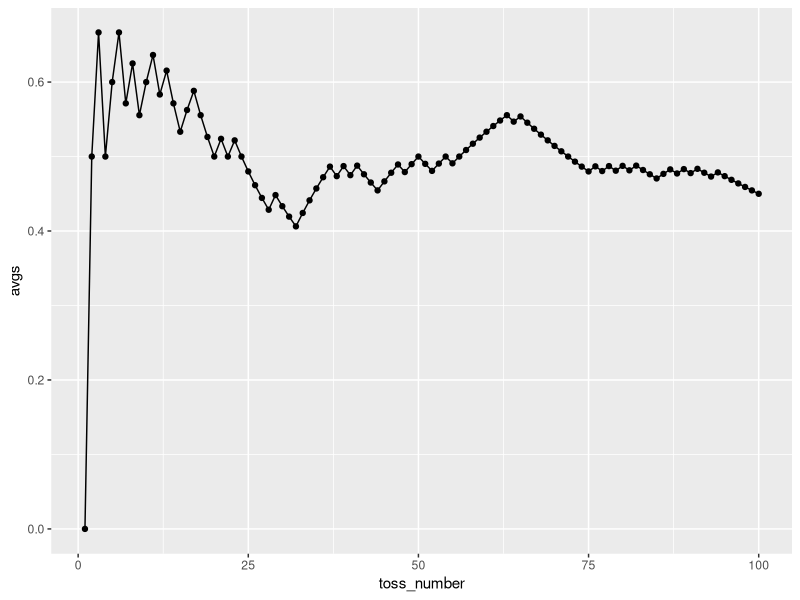

Source code (R): (Note: this script raises an error after producing the figure.)
## ---- chunk 1
# Simulating a coin flip and computing how the frequency behaves over time.
set.seed(2)
coin_flips <- rbinom(100, 1, .5)
coin_flips
## ---- chunk 2
Data <- data.frame(toss_number = (1:length(coin_flips)) , toss_result = coin_flips)
head(Data, 5)
## ---- chunk 3
frequencies <- function(vec){
  
  len_vec <- length(vec)
  
  avg <- 1:len_vec
  
  for(i in 1:len_vec){
    avg[i] <- length(which(vec[1:i]==1))/i
  }
  return(avg)
}

freq <- frequencies(coin_flips)
Data$avgs <- freq
head(Data, 5)
## ---- chunk 4
library(ggplot2)

ggplot(data=Data, aes(x=toss_number, y=avgs, group=1)) +
  geom_line()+
  geom_point()
## ---- chunk 5
# Law of Large Numbers
set.seed(2)
sum <- runif(10000, min = 0, max = 1)
mean(sum)
## ---- chunk 6
# Monte Carlo Methods
estimate_pi <- function(seed = 2, iterations = 100000000){
  set.seed(seed)
  
  x <- runif(n = iterations, min = 0, max =1)
  
  val_of_g = sqrt(1-x^2)
  
  pi_over_four = mean(val_of_g)
  
  pi <- 4 * pi_over_four
  return(pi)
}

estimate_pi()
## ---- chunk 7
# What number wins the lottery most often?
library('tidyverse')

lottery <- function(seed = 2, iterations = 15000){
  set.seed(seed)
  
  num1 <- floor(runif(n = iterations, min = 1, max = 4))
  num2 <- floor(runif(n = iterations, min = 1, max = 4))
  num3 <- floor(runif(n = iterations, min = 1, max = 4))
  
  sum <- num1 + num2 + num3
  
  ticket <- 100*num1 + 10*num2 + num3
  ticket <- as.data.frame(ticket)
  
  df <- ticket %>%
    group_by(ticket) %>%
    summarise(counts = n())
  
  df$ticket <- as.factor(df$ticket)
    p <- ggplot(df, aes(x = ticket, y = counts)) +
      geom_bar(fill = "#0073C2FF", stat='identity') + 
      theme_bw()
    print(p)
    
  return(list(df, table(sum)))
}
lottery()
## ---- chunk 8
set.seed(2)
# 1(a):
p_X_equals_7 <- dbinom(7, 15, 0.5)
p_X_equals_7
## ---- chunk 9
coin_flips <- rbinom(100000, 15, .5)
coin_flips
frequencies_7 <- function(vec) {
  occurrences_7 <- vec == 7 # Logical vector for occurrences of 7 heads
  cumsum_7 <- cumsum(occurrences_7) # Cumulative sum of occurrences
  freq_7 <- cumsum_7 / (1:length(vec)) # Calculating frequency over trials
  return(freq_7)
}
freq_7 <- frequencies_7(coin_flips)

# Plotting
plot(freq_7, type='l', xlab="Number of Experiments", ylab="Relative Frequency of X=7",
     main="Evolution of Relative Frequency for X=7 over 100,000 Repetitions")
## ---- chunk 10
E_X <- 15 * .5
observed_average <- mean(coin_flips == 7)
E_X
observed_average
## ---- chunk 11
# Standard Normal Distribution
normal_samples <- rnorm(100000)
cumulative_means <- cumsum(normal_samples) / (1:100000)
plot(cumulative_means, type='l', main="Standard Normal Distribution")
## ---- chunk 12
# Exponential Distribution (lambda = 5)
exp_samples <- rexp(100000, rate = 5)
cumulative_means_exp <- cumsum(exp_samples) / (1:100000)
plot(cumulative_means_exp, type='l', main="Exponential Distribution (lambda = 5)")
## ---- chunk 13
library(ggplot2)

# Modifying the existing lottery function to focus on sum frequencies
lottery_modified <- function(seed = 2, iterations = 15000){
  set.seed(seed)
  
  # Generating random numbers for lottery tickets
  num1 <- floor(runif(n = iterations, min = 1, max = 4))
  num2 <- floor(runif(n = iterations, min = 1, max = 4))
  num3 <- floor(runif(n = iterations, min = 1, max = 4))
  
  # Calculating the sums
  sums <- num1 + num2 + num3
  
  # Creating a dataframe of sums and calculating frequencies
  sums_df <- data.frame(Sum = sums)
  frequency_df <- sums_df %>%
    group_by(Sum) %>%
    summarise(Frequency = n()) %>%
    mutate(RelativeFrequency = Frequency / sum(Frequency)) # Adding relative frequencies
  
  # Plotting the frequency of sums
  p <- ggplot(frequency_df, aes(x = Sum, y = Frequency)) +
    geom_bar(stat = "identity", fill = "#0073C2FF") +
    theme_bw() +
    labs(title = "Frequency of Sums in Lottery Simulation", x = "Sum", y = "Frequency")
  print(p)
  
  return(frequency_df)
}

# Run the modified lottery function
frequency_df <- lottery_modified()
frequency_df
## ---- chunk 14
estimate_pi_modified <- function(seed = 2, iterations = 100000000){
  set.seed(seed)
  
  x <- runif(n = iterations, min = -1, max =1)
  
  val_of_g = sqrt(1-x^2)
  
  pi_over_four = mean(val_of_g)
  
  pi <- 4 * pi_over_four
  return(pi)
}

estimate_pi_modified()
## ---- chunk 15
estimate_integral <- function(iterations = 1000000) {
  set.seed(2)
  t <- runif(iterations, 0, 2)
  val_of_g <- sqrt(1 + t^2 + t^4)
  (2-0) * mean(val_of_g) # The factor (2-0) comes from the interval length [0,2]
}
estimate_integral()
## ---- chunk 16
library(ggplot2)
set.seed(2)
X_samples <- rbinom(10000, 21, .6)
Y_samples <- rbinom(10000, 19, .6)
XY_sum_samples <- X_samples + Y_samples

df <- data.frame(
  SampleType = factor(rep(c("X", "Y", "X+Y"), each=10000)),
  Value = c(X_samples, Y_samples, XY_sum_samples)
)

ggplot(df, aes(x=Value, fill=SampleType)) +
  geom_histogram(position="identity", alpha=0.5, bins=30) +
  scale_fill_manual(values=c("blue", "green", "red")) +
  labs(title="Relative Frequency Histograms for X, Y, and X+Y",
       x="Value",
       y="Frequency") +
  facet_wrap(~SampleType, scales="free_y")
